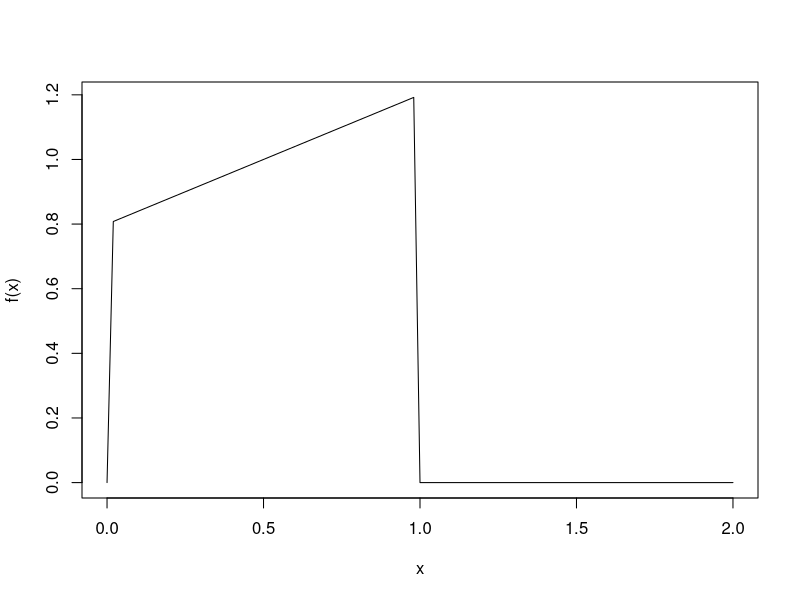
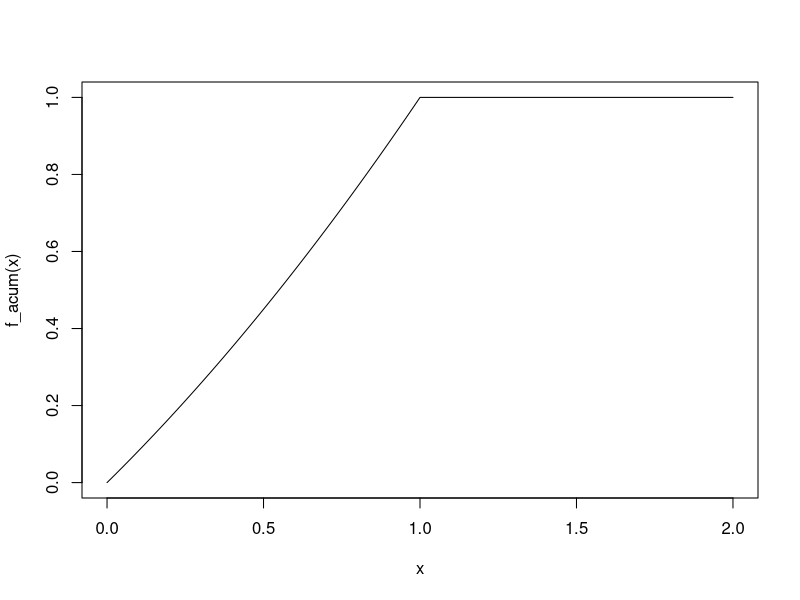
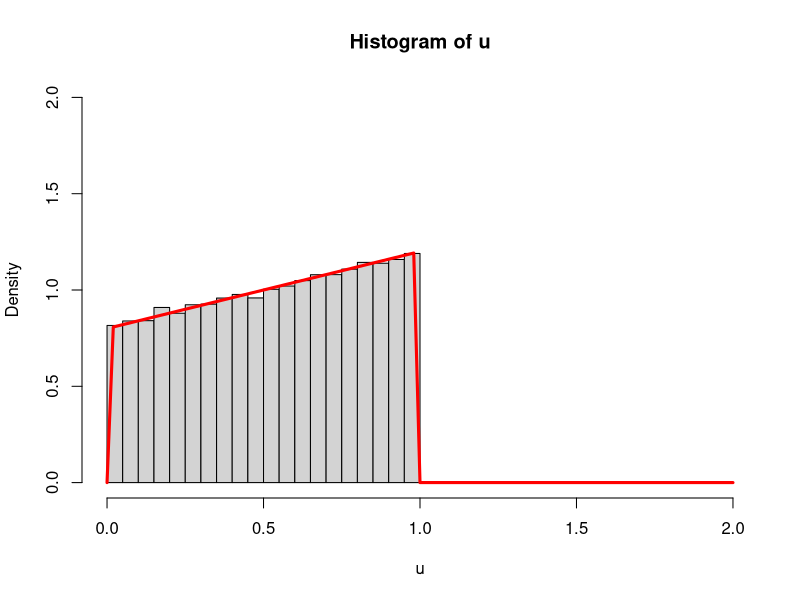
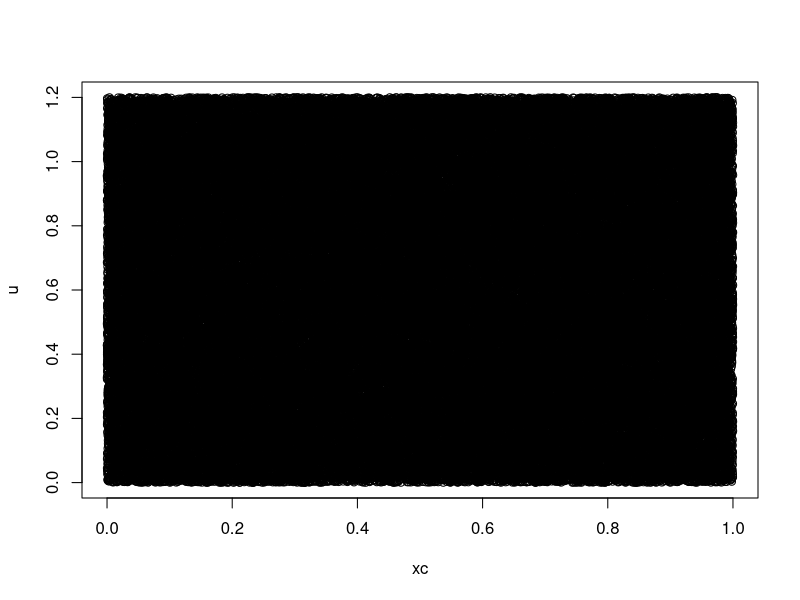
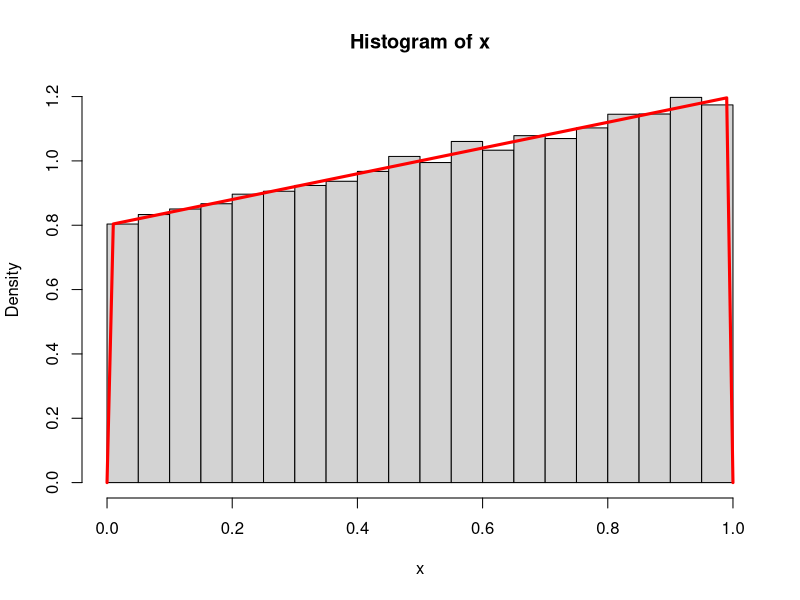
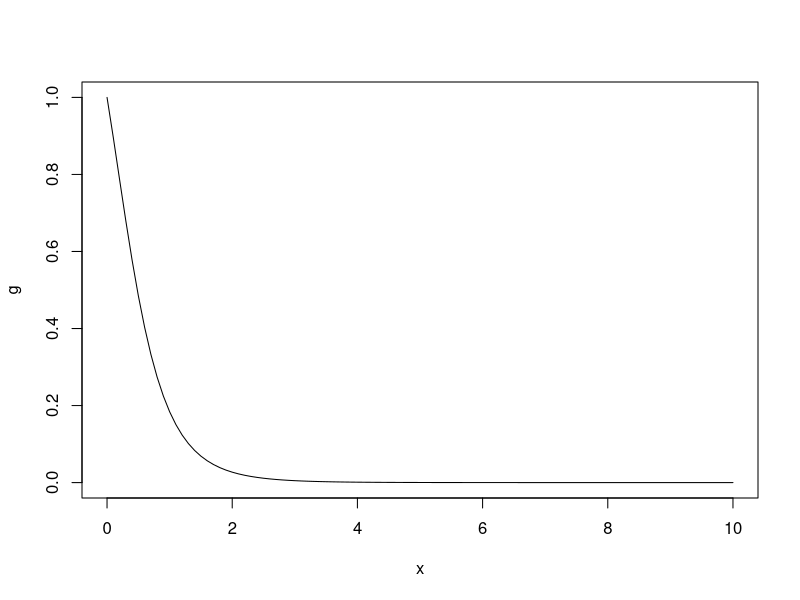

The R source for these figures, in order:
#Questão 1

f <- function(x){
  ifelse(x>0 & x<1, (2/5)*(x+2),0)
}
curve(f,0,2)

f_acum <- function(x){
  ifelse(x<0, 0, ifelse(x>1, 1, 4/5*x + x^2/5))
}
curve(f_acum, 0, 2)

inv_f_acum <- function(x){
  return(sqrt(5*x+4)-2)
}

#a)
n <- 100000
u <- inv_f_acum(runif(n))

hist(u, freq = F, ylim = c(0,2), xlim = c(0,2))
plot(f, add=T, xlim = c(0,2), lwd=3, col='red')

integrate(f,0,1)
mean(f(runif(n)))
#b)#Valor Máximo da Função é f(1) = 6/5

xc <- runif(n)
u <- runif(n, 0, 6/5)

plot(xc,u)

x <- xc[u < f(xc)]

hist(x, freq = F)
curve(f, add=T, lwd=3, col='red')

#2
#a)
f_values <- f(runif(n))
mean(f_values)
integrate(f,0,1)

#b)
ef <- function(x){
  ifelse(x>0 & x<1, x*(2/5)*(x+2),0)
}
ef_values <- ef(runif(n))
mean(ef_values)
integrate(ef,0,1)

#3

g <- function(x){
  r <- exp(-x) / (1 + x^2)
  return(r)
}
plot(g,0,10)

g_v <- g(runif(n,0,10))

g_v

mean(g_v)*(10-0)










